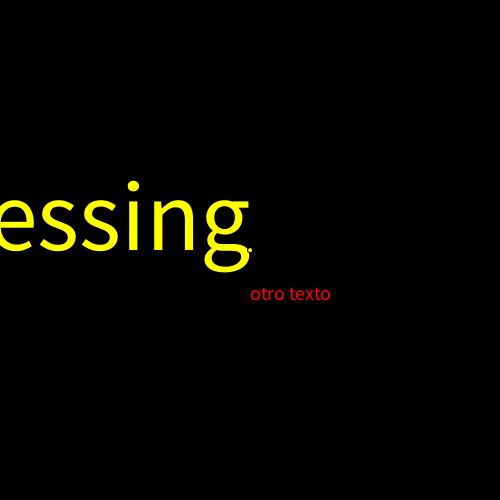
Frame 1 (no input)
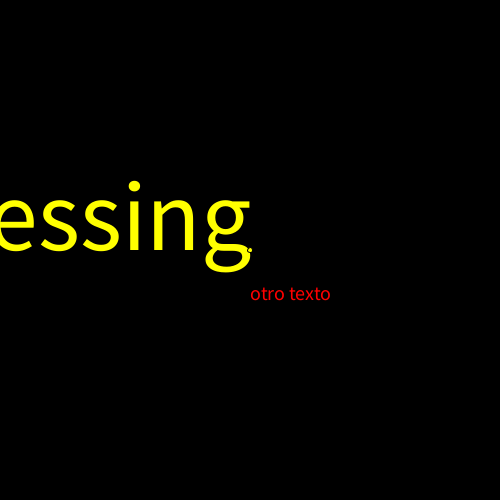
Frame 60 (the mouse pressed at the canvas centre just before this capture)
Frame 120 (the mouse held since frame 60 and released just before this capture): identical to frame 60, image omitted

The Processing sketch that drew these frames (run headless with seeded random() and noise(); from frame 60 on, the mouse is pressed at the canvas centre):

// Processing sketch: texto_1
// ── texto_1.pde
String t;

void setup(){
 size(500,500); 
 t = "este es un texto en processing";
}

void draw(){
  background(0);
  textSize(100);
  textAlign(RIGHT);
  fill(255,255,0);
  text(t, width/2, height/2);
  ellipse(width/2, height/2, 5,5);
  
  textSize(20);
  fill(255,0,0);
  textAlign(LEFT);
  text("otro texto", width/2, height/2 + 50);
}
